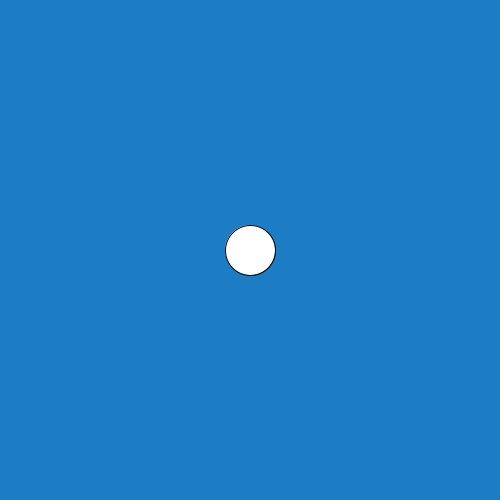
Frame 1 (no input)
Frame 60 (the mouse pressed at the canvas centre just before this capture): identical to frame 1, image omitted
Frame 120 (the mouse held since frame 60 and released just before this capture): identical to frame 1, image omitted

The Processing sketch that drew this single still picture (run headless with seeded random() and noise(); from frame 60 on, the mouse is pressed at the canvas centre):

// Processing sketch: teclas_flechas
// ── teclas_flechas.pde
int x = 250, y = 250; //Declaración de variables.

void setup(){
  size(500,500);//Tamaño de ventana.
}

void draw(){
  background(#1C7CC4);//Color de fondo.
   
  if(keyPressed && (key == CODED)){//Si hay una tecla precionada y está codificada...
    if(keyCode == LEFT){//Sí el codigo de la tecla es Left...
      x -= 3;//Disminuya x en 3.
    }
    else if(keyCode == RIGHT){//Sí el codigo de la tecla es right...
      x += 3;//Aumente x en 3.
    }
    else if(keyCode == UP){//Sí el codigo de la tecla es up...
      y -= 3;//Disminuya y en 3.
    }
    else if(keyCode == DOWN){//Sí el codigo de la tecla es down...
      y += 3;//Aumente y en 3.
    }
  }
  
  x = constrain(x,25,475);//x se debe mantener en el intervalo [25,475] (el ancho y el largo menos el radio de la circunferencia).
  y = constrain(y,25,475);//y se debe mantener en el intervalo [25,475] (el ancho y el largo menos el radio de la circunferencia).
  
 ellipse(x,y,50,50);//Generar la elipce.
}
